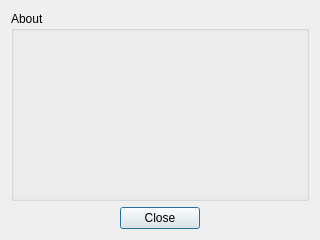
<?xml version="1.0" encoding="UTF-8"?>
<ui version="4.0">
 <class>dialogAbout</class>
 <widget class="QDialog" name="dialogAbout">
  <property name="geometry">
   <rect>
    <x>0</x>
    <y>0</y>
    <width>320</width>
    <height>240</height>
   </rect>
  </property>
  <property name="windowTitle">
   <string>Acerca de...</string>
  </property>
  <layout class="QVBoxLayout" name="verticalLayout">
   <item>
    <widget class="QGroupBox" name="groupBox">
     <property name="sizePolicy">
      <sizepolicy hsizetype="Expanding" vsizetype="Expanding">
       <horstretch>0</horstretch>
       <verstretch>0</verstretch>
      </sizepolicy>
     </property>
     <property name="title">
      <string>About</string>
     </property>
    </widget>
   </item>
   <item>
    <widget class="QDialogButtonBox" name="buttonBox">
     <property name="orientation">
      <enum>Qt::Horizontal</enum>
     </property>
     <property name="standardButtons">
      <set>QDialogButtonBox::Close</set>
     </property>
     <property name="centerButtons">
      <bool>true</bool>
     </property>
    </widget>
   </item>
  </layout>
 </widget>
 <resources/>
 <connections>
  <connection>
   <sender>buttonBox</sender>
   <signal>accepted()</signal>
   <receiver>dialogAbout</receiver>
   <slot>accept()</slot>
   <hints>
    <hint type="sourcelabel">
     <x>248</x>
     <y>254</y>
    </hint>
    <hint type="destinationlabel">
     <x>157</x>
     <y>274</y>
    </hint>
   </hints>
  </connection>
  <connection>
   <sender>buttonBox</sender>
   <signal>rejected()</signal>
   <receiver>dialogAbout</receiver>
   <slot>reject()</slot>
   <hints>
    <hint type="sourcelabel">
     <x>316</x>
     <y>260</y>
    </hint>
    <hint type="destinationlabel">
     <x>286</x>
     <y>274</y>
    </hint>
   </hints>
  </connection>
 </connections>
</ui>
